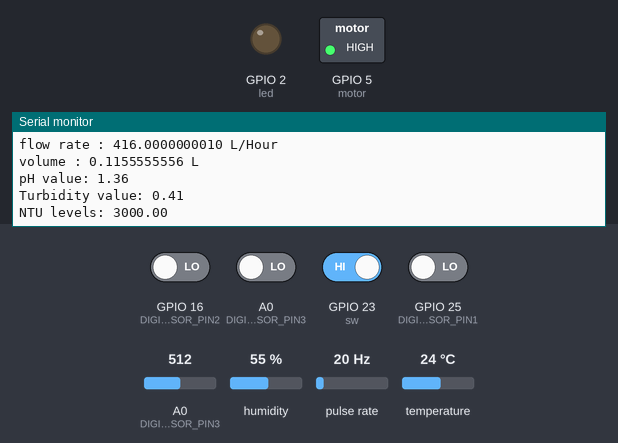
A sketch run on a simulated ESP8266 (NodeMCU). On the bench: switched loads named in the sketch (green lamp = pin HIGH), output pins drawn as LEDs (lit = HIGH), the last lines printed to the serial monitor. Wiring (inferred from the names in the program): pulse sensor: data GPIO 26. The test bench sets the inputs (shaded band); at power-on: GPIO 23 (sw) HIGH, A0 (DIGITAL_SENSOR_PIN3), GPIO 16 (DIGITAL_SENSOR_PIN2), GPIO 25 (DIGITAL_SENSOR_PIN1) LOW, pulse rate 20 Hz, A0 (DIGITAL_SENSOR_PIN3) = 512, humidity 55 %, temperature 24 °C. WiFi joins after 1.5 s; servers stay silent unless stated.

Above: at 3.8 s.
3.9 s: pulse rate (sensor on GPIO 26) set to 0 Hz
At 6.7 s:
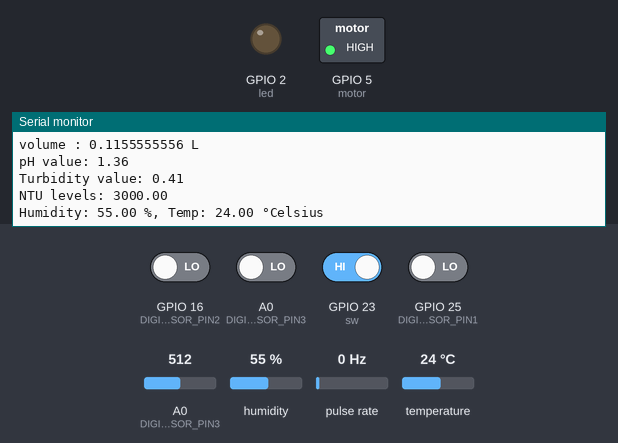
8.6 s: GPIO 16 (DIGITAL_SENSOR_PIN2) driven HIGH and GPIO 23 (sw) driven LOW
At 11.85 s:
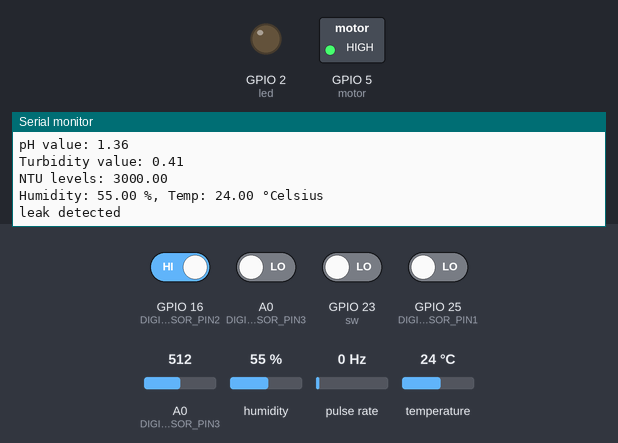
Timing chart, 0 to 13.3 s (numbered marks = the images above; inputs shaded):
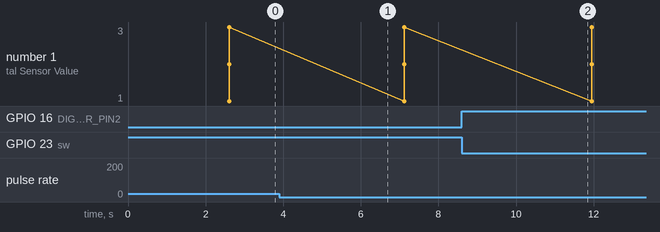

Measured:
- after the input at 8.6 s, the serial monitor: prints a new line after 3.0 s (image 2)

The sketch:

SmartWaterMeter.ino
```cpp
#define BLYNK_TEMPLATE_ID "TMPL3JigGtoCH"
#define BLYNK_TEMPLATE_NAME "SmartWaterMeter"
#define BLYNK_AUTH_TOKEN "Qw-Uw2HW_wndGaR6Bwh3STeyUgeTYKys"

#ifdef ESP32
  #include <WiFi.h>
  #include <BlynkSimpleEsp32.h>
#else
  #include <ESP8266WiFi.h>
  #include <BlynkSimpleEsp8266.h>
#endif

#define BLYNK_MAX_SENDBYTES 128
#define BLYNK_PRINT Serial

char auth[] = "Qw-Uw2HW_wndGaR6Bwh3STeyUgeTYKys";
char ssid[] = "project01";
char pass[] = "project01";

#include "ThingSpeak.h"
#include <time.h>
unsigned long ch_no = 2488081;//Replace with ThingSpeak Channel number
const char * write_api = "S3EKLGFK2NRU4XFW";//Replace with ThingSpeak write API
WiFiClient client;

#include <WiFiClientSecure.h>
#include <UniversalTelegramBot.h>
#define BOTtoken "6990982027:AAHO8oK7l1IloXSIQ0YrPIp9y3cFXexhbG4"
#define CHAT_ID "6266008277"
WiFiClientSecure  client1;
UniversalTelegramBot bot(BOTtoken, client1);
#define sw 23
int sw_sense;

int i=0;

// FOR FLOW SENSOR
volatile int flow_frequency;
float vol = 0.0, l_hour;// Change l_minute to l_hour
unsigned char flowsensor = 26;
unsigned long currentTime;
unsigned long cloopTime;
int sense;

//FOR DHT22 SENSOR
#include<DHT.h>
#define DHTPIN 15   // what pin we're connected to
#define DHTTYPE DHT22   // DHT 22
DHT dht(DHTPIN, DHTTYPE); //// Initialize DHT sensor for normal 16mhz Arduino
float h;  //Stores humidity value
float t; //Stores temperature value

//FOR PH SENSOR
const int potPin=33;
float ph;
int k = 0;

float Value=0;
// FOR TURBUDITY SENSOR
int sensorPin = 32;
float volt;
float ntu;
int j = 0;
int last = 0;

#define DIGITAL_SENSOR_PIN1 25
#define DIGITAL_SENSOR_PIN2 16
#define DIGITAL_SENSOR_PIN3 17   // soil sensor
int digitalSensorValue1;
int digitalSensorValue2;
int digitalSensorValue3;
int totalvalues = 0;
#define ANALOG_SENSOR_PIN 35    //capacitive_soil
int analogSensorValue;

#define motor 5   // pump

#define led 2   // wifi indication/running

WidgetLED indicator(V0);

void flow () {
   flow_frequency++;
}

void setup()
{
  Serial.begin(9600);

  pinMode(led,OUTPUT);
  digitalWrite(led,LOW);
  pinMode(motor, OUTPUT);
  digitalWrite(motor, HIGH);

  pinMode(potPin,INPUT);  // ph
  pinMode(sensorPin,INPUT);   //turbubity
  pinMode(flowsensor, INPUT_PULLUP);   // water
  pinMode(DIGITAL_SENSOR_PIN1, INPUT);
  pinMode(DIGITAL_SENSOR_PIN2, INPUT);
  pinMode(DIGITAL_SENSOR_PIN3, INPUT);
  pinMode(ANALOG_SENSOR_PIN, INPUT);
  pinMode(sw,INPUT_PULLUP); // leak

  currentTime = millis();
  cloopTime = currentTime;
  attachInterrupt(digitalPinToInterrupt(flowsensor), flow, RISING);

  Serial.println("Temperature and Humidity Sensor Test");

  Serial.println(" * READY * ");

  WiFi.mode(WIFI_STA);
  WiFi.begin(ssid, pass);
  client1.setCACert(TELEGRAM_CERTIFICATE_ROOT);
  while (WiFi.status() != WL_CONNECTED)
  {
    delay(1000);
    Serial.println("Connecting to WiFi..");
  }
  Serial.println(WiFi.localIP());


  Blynk.begin(auth,ssid, pass);

  ThingSpeak.begin(client);

  dht.begin();

  // client.setCACert(TELEGRAM_CERTIFICATE_ROOT);
  bot.sendMessage(CHAT_ID, "kit ready");
}

void loop ()
{

  soil_sensor_data();

  water_flow_data();

  ph_data();

  turbudity();

  dht_data();

  senddata();

  Blynk.virtualWrite(V1,totalvalues);
  Blynk.virtualWrite(V2,l_hour);
  Blynk.virtualWrite(V3,vol);
  indicator.on();delay(200);indicator.off();delay(300);
  Blynk.run(); // Initiates Blynk
  delay(1000);

  leak_detect();
}
void water_flow_data()
{
  currentTime = millis();

  if(currentTime >= (cloopTime + 1000))
  {
    cloopTime = currentTime; // Updates cloopTime

    if(flow_frequency != 0){
      // Pulse frequency (Hz) = 7.5Q, Q is flow rate in L/min.
      l_hour = (flow_frequency / 7.5) * 60; // Convert flow rate to L/hour
      vol += (l_hour / 3600); // Accumulate volume in liters per second (1 hour = 3600 seconds)
      flow_frequency = 0; // Reset Counter
      Serial.print("flow rate : ");
      Serial.print(l_hour, DEC); // Print litres/hour
      Serial.println(" L/Hour");
    }
    else {
      l_hour = 0;
      Serial.println("flow rate = 0 ");
    }
    Serial.print("volume : ");
    Serial.print(vol, DEC); // Print total volume flowed in liters
    Serial.println(" L");
   }
}

void senddata()
{
  ThingSpeak.setField(1, ph);
  ThingSpeak.setField(2, volt);
  ThingSpeak.setField(3, ntu);
  ThingSpeak.setField(4, vol);
  ThingSpeak.setField(5, h);
  ThingSpeak.setField(6, t);
  ThingSpeak.setField(7, totalvalues);
  ThingSpeak.setField(8, analogSensorValue);
  ThingSpeak.writeFields(ch_no, write_api);
}


void ph_data()
{
  Value= analogRead(potPin);
  // Serial.print(Value);
  // Serial.print(" | ");
  float voltage=Value*(3.3/4095.0);
  ph=(3.3*voltage);
  Serial.print("pH value: ");
  Serial.println(ph);
  delay(500);
}

void turbudity()
{
  volt = 0;
  for(int i=0; i<800; i++)
  {
    volt += ((float)analogRead(sensorPin)/4095)*3.3;
  }
  volt = volt/800;
  volt = round_to_dp(volt,2);
  if(volt < 2.5)
  {
    ntu = 3000;
  }
  else
  {
    ntu = -1120.4*sq(volt)+5742.3*volt-4353.8;
  }
  Serial.print("Turbidity value: ");
  Serial.println(volt);
  Serial.print("NTU levels: ");
  Serial.println(ntu);
  delay(2000);
}

void leak_detect()
{
  sw_sense=digitalRead(sw);
  sw_sense=1-sw_sense;

  if(sw_sense==1)
  {
    i=i+1;
    Serial.println("leak detected");
    if(i==1)
    {
      bot.sendMessage(CHAT_ID, "leak detected");
    }
    //message
  }
  else
  {
    i=0;
    Serial.println("normal");
  }
}

void soil_sensor_data()
{
  digitalSensorValue1 = digitalRead(DIGITAL_SENSOR_PIN1);
  digitalSensorValue1 =1-digitalSensorValue1;
  digitalSensorValue2 = digitalRead(DIGITAL_SENSOR_PIN2);
  digitalSensorValue2 =1-digitalSensorValue2;
  digitalSensorValue3 = digitalRead(DIGITAL_SENSOR_PIN3);
  digitalSensorValue3 =1-digitalSensorValue3;
  Serial.print("Digital Sensor Value1: ");Serial.println(digitalSensorValue1);
  Serial.print("Digital Sensor Value2: ");Serial.println(digitalSensorValue2);
  Serial.print("Digital Sensor Value3: ");Serial.println(digitalSensorValue3);
  totalvalues = digitalSensorValue1+digitalSensorValue2+digitalSensorValue3;

  analogSensorValue = analogRead(ANALOG_SENSOR_PIN);
  analogSensorValue =map(analogSensorValue,0,4096,0,100);
  Serial.print("Analog Sensor Value: ");
  Serial.println(analogSensorValue);

  if(totalvalues < 3)
  {
    if(ph >= 5.1 && ph <= 7.5)
    {
      k =0;
      if(volt < 5)
      {
        j =0;
        last = last +1;
        if(last == 1)
        {
          bot.sendMessage(CHAT_ID, "pH and turbidity are in range");
        }
        digitalWrite(motor, LOW);
      }
      else
      {
        digitalWrite(motor, HIGH);
        last = 0;
        j = j+1;
        if(j == 1)
        {
          bot.sendMessage(CHAT_ID, "High turbid water");
        }
      }
    }
    else
    {
      digitalWrite(motor, HIGH);
      last = 0;
      k = k+1;
      if( k == 1)
      {
        bot.sendMessage(CHAT_ID, "ph is out of range");
      }
    }
  }
  else
  {
    digitalWrite(motor, HIGH);
    last = 0;
  }
}

void dht_data()
{
  h = dht.readHumidity();
  t = dht.readTemperature();

  //Print temp and humidity values to serial monitor
  Serial.print("Humidity: ");
  Serial.print(h);
  Serial.print(" %, Temp: ");
  Serial.print(t);
  Serial.println(" °Celsius");
}
float round_to_dp( float in_value, int decimal_place )
{
  float multiplier = powf( 10.0f, decimal_place );
  in_value = roundf( in_value * multiplier ) / multiplier;
  return in_value;
}
```
